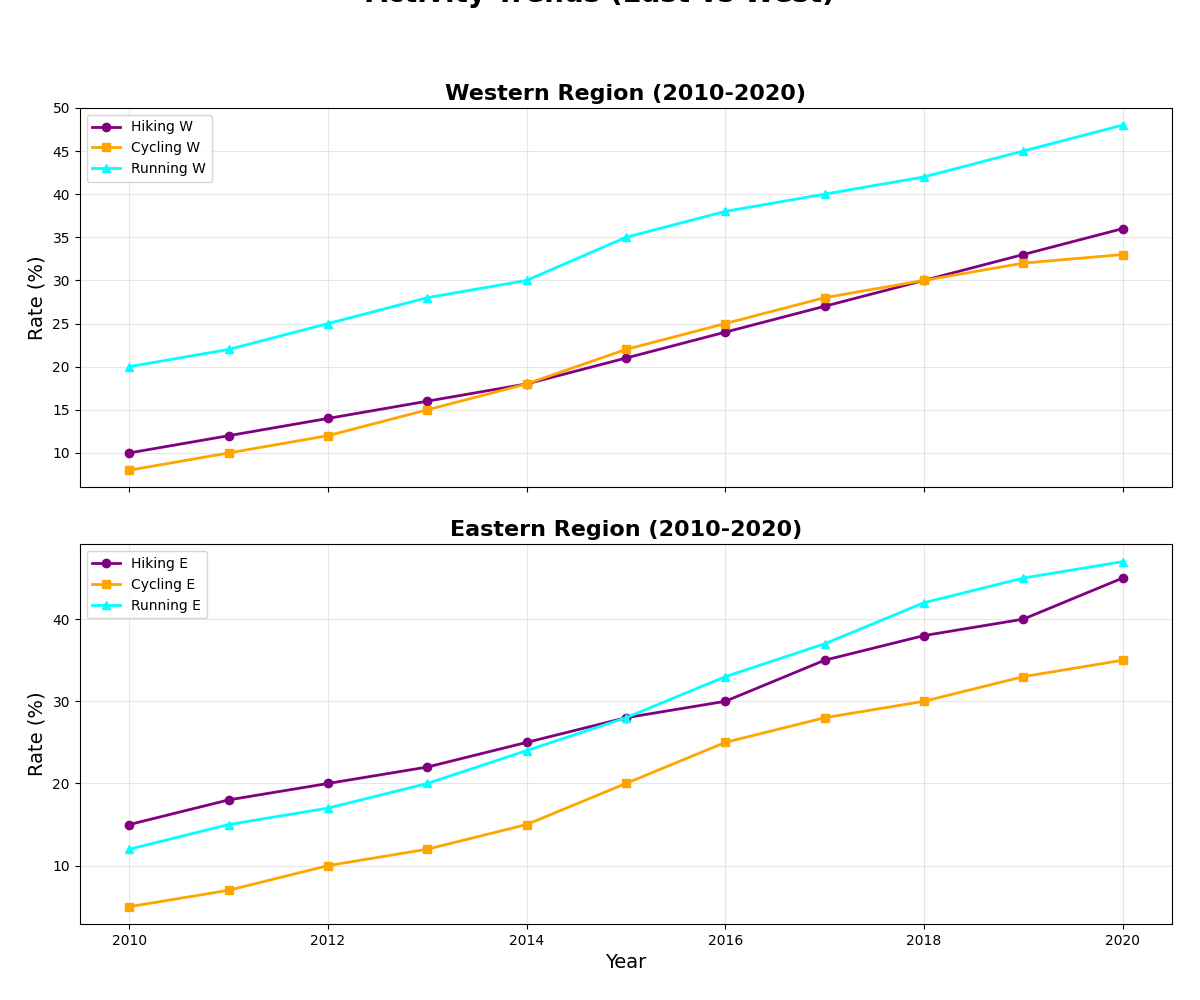

Generate this figure with Python:
import matplotlib.pyplot as plt
import numpy as np

years = np.arange(2010, 2021)

hiking_east = [15, 18, 20, 22, 25, 28, 30, 35, 38, 40, 45]
hiking_west = [10, 12, 14, 16, 18, 21, 24, 27, 30, 33, 36]
cycling_east = [5, 7, 10, 12, 15, 20, 25, 28, 30, 33, 35]
cycling_west = [8, 10, 12, 15, 18, 22, 25, 28, 30, 32, 33]
running_east = [12, 15, 17, 20, 24, 28, 33, 37, 42, 45, 47]
running_west = [20, 22, 25, 28, 30, 35, 38, 40, 42, 45, 48]

fig, (ax1, ax2) = plt.subplots(2, 1, figsize=(12, 10), sharex=True)

ax1.plot(years, hiking_west, marker='o', color='purple', linestyle='-', linewidth=2,
         label='Hiking W')
ax1.plot(years, cycling_west, marker='s', color='orange', linestyle='-', linewidth=2,
         label='Cycling W')
ax1.plot(years, running_west, marker='^', color='cyan', linestyle='-', linewidth=2,
         label='Running W')
ax1.set_ylabel('Rate (%)', fontsize=14)
ax1.set_title('Western Region (2010-2020)', fontsize=16, weight='bold')
ax1.legend(loc='upper left')
ax1.grid(True, alpha=0.3)

ax2.plot(years, hiking_east, marker='o', color='purple', linestyle='-', linewidth=2,
         label='Hiking E')
ax2.plot(years, cycling_east, marker='s', color='orange', linestyle='-', linewidth=2,
         label='Cycling E')
ax2.plot(years, running_east, marker='^', color='cyan', linestyle='-', linewidth=2,
         label='Running E')
ax2.set_xlabel('Year', fontsize=14)
ax2.set_ylabel('Rate (%)', fontsize=14)
ax2.set_title('Eastern Region (2010-2020)', fontsize=16, weight='bold')
ax2.legend(loc='upper left')
ax2.grid(True, alpha=0.3)

plt.suptitle('Activity Trends (East vs West)', fontsize=20, weight='bold', y=1.02)
plt.tight_layout(pad=2.0)
plt.show()
